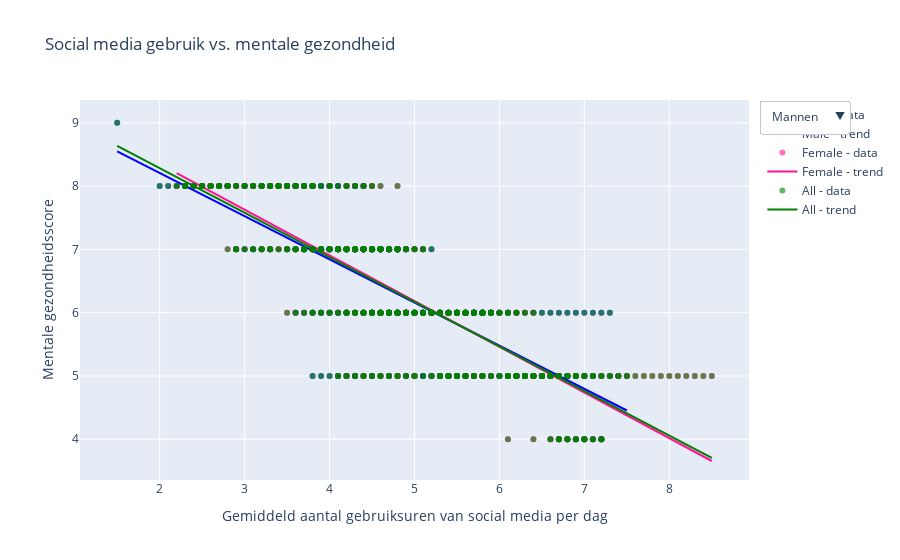

Here is the notebook cell this chart was saved with:
### Markdown cell above
Daarnaast scoren studenten met een hoger dagelijks gebruik vaak lager op mentale gezondheid. Meer gebruik hangt vaak samen met een lagere mentale gezondheidsscore

### Code cell
import pandas as pd
import numpy as np
import plotly.graph_objects as go
import os
import kagglehub

path = kagglehub.dataset_download("adilshamim8/social-media-addiction-vs-relationships")
csv_path = os.path.join(path, "Students Social Media Addiction.csv")
df = pd.read_csv(csv_path)
df = df.dropna(subset=["Avg_Daily_Usage_Hours", "Mental_Health_Score", "Gender"])

genders = ["Male", "Female"]
colors = {"Male": "blue", "Female": "deeppink", "All": "green"}

# Functie om scatter + regressielijn trace te maken
def get_traces(gender=None):
    if gender:
        d = df[df["Gender"] == gender]
        label = gender
    else:
        d = df
        label = "All"

    # Regressielijn berekenen
    x = d["Avg_Daily_Usage_Hours"]
    y = d["Mental_Health_Score"]
    slope, intercept = np.polyfit(x, y, 1)
    x_vals = np.linspace(x.min(), x.max(), 100)
    y_vals = slope * x_vals + intercept

    # Scatter trace
    scatter = go.Scatter(
        x=x, y=y,
        mode='markers',
        name=f"{label} - data",
        marker=dict(color=colors[label], opacity=0.6),
        showlegend=True
    )

    # Lijn trace
    line = go.Scatter(
        x=x_vals, y=y_vals,
        mode='lines',
        name=f"{label} - trend",
        line=dict(color=colors[label], width=2, ),
        showlegend=True
    )

    return scatter, line

# Maak alle traces aan (elk 2: scatter + line)
male_traces = get_traces("Male")
female_traces = get_traces("Female")
all_traces = get_traces(None)
all_plot_traces = [*male_traces, *female_traces, *all_traces]

# Dropdown menu logica
buttons = [
    dict(label="Mannen",
         method="update",
         args=[{"visible": [True, True, False, False, False, False]},
               {"title": "Social media gebruik vs. mentale gezondheid (mannen)"}]),
    dict(label="Vrouwen",
         method="update",
         args=[{"visible": [False, False, True, True, False, False]},
               {"title": "Social media gebruik vs. mentale gezondheid (vrouwen)"}]),
    dict(label="Iedereen",
         method="update",
         args=[{"visible": [False, False, False, False, True, True]},
               {"title": "Social media gebruik vs. mentale gezondheid (alle studenten)"}])
]

# Plot figuur
fig = go.Figure(data=all_plot_traces)

fig.update_layout(
    title="Social media gebruik vs. mentale gezondheid",
    xaxis_title="Gemiddeld aantal gebruiksuren van social media per dag",
    yaxis_title="Mentale gezondheidsscore",
    updatemenus=[dict(active=0, buttons=buttons, x=1.15)]
)

fig.show()

### Figure 1 — Plotly figure (JSON) as saved in the notebook; plotly's stock layout.template omitted (floating-point values rounded to 4 significant figures; data arrays with more than 128 entries replaced by an {"elided": "..."} marker saying what was removed)
{"data": [{"marker": {"color": "blue", "opacity": 0.6}, "mode": "markers", "name": "Male - data", "showlegend": true, "type": "scatter", "x": {"elided": "352 float values"}, "y": {"elided": "352 int values"}}, {"line": {"color": "blue", "width": 2}, "mode": "lines", "name": "Male - trend", "showlegend": true, "type": "scatter", "x": [1.5, 1.561, 1.621, 1.682, 1.742, 1.803, 1.864, 1.924, 1.985, 2.045, 2.106, 2.167, 2.227, 2.288, 2.348, 2.409, 2.47, 2.53, 2.591, 2.652, 2.712, 2.773, 2.833, 2.894, 2.955, 3.015, 3.076, 3.136, 3.197, 3.258, 3.318, 3.379, 3.439, 3.5, 3.561, 3.621, 3.682, 3.742, 3.803, 3.864, 3.924, 3.985, 4.045, 4.106, 4.167, 4.227, 4.288, 4.348, 4.409, 4.47, 4.53, 4.591, 4.652, 4.712, 4.773, 4.833, 4.894, 4.955, 5.015, 5.076, 5.136, 5.197, 5.258, 5.318, 5.379, 5.439, 5.5, 5.561, 5.621, 5.682, 5.742, 5.803, 5.864, 5.924, 5.985, 6.045, 6.106, 6.167, 6.227, 6.288, 6.348, 6.409, 6.47, 6.53, 6.591, 6.652, 6.712, 6.773, 6.833, 6.894, 6.955, 7.015, 7.076, 7.136, 7.197, 7.258, 7.318, 7.379, 7.439, 7.5], "y": [8.548, 8.507, 8.465, 8.424, 8.382, 8.341, 8.3, 8.258, 8.217, 8.176, 8.134, 8.093, 8.052, 8.01, 7.969, 7.928, 7.886, 7.845, 7.804, 7.762, 7.721, 7.679, 7.638, 7.597, 7.555, 7.514, 7.473, 7.431, 7.39, 7.349, 7.307, 7.266, 7.225, 7.183, 7.142, 7.101, 7.059, 7.018, 6.976, 6.935, 6.894, 6.852, 6.811, 6.77, 6.728, 6.687, 6.646, 6.604, 6.563, 6.522, 6.48, 6.439, 6.398, 6.356, 6.315, 6.273, 6.232, 6.191, 6.149, 6.108, 6.067, 6.025, 5.984, 5.943, 5.901, 5.86, 5.819, 5.777, 5.736, 5.695, 5.653, 5.612, 5.57, 5.529, 5.488, 5.446, 5.405, 5.364, 5.322, 5.281, 5.24, 5.198, 5.157, 5.116, 5.074, 5.033, 4.992, 4.95, 4.909, 4.867, 4.826, 4.785, 4.743, 4.702, 4.661, 4.619, 4.578, 4.537, 4.495, 4.454]}, {"marker": {"color": "deeppink", "opacity": 0.6}, "mode": "markers", "name": "Female - data", "showlegend": true, "type": "scatter", "x": {"elided": "353 float values"}, "y": {"elided": "353 int values"}}, {"line": {"color": "deeppink", "width": 2}, "mode": "lines", "name": "Female - trend", "showlegend": true, "type": "scatter", "x": [2.2, 2.264, 2.327, 2.391, 2.455, 2.518, 2.582, 2.645, 2.709, 2.773, 2.836, 2.9, 2.964, 3.027, 3.091, 3.155, 3.218, 3.282, 3.345, 3.409, 3.473, 3.536, 3.6, 3.664, 3.727, 3.791, 3.855, 3.918, 3.982, 4.045, 4.109, 4.173, 4.236, 4.3, 4.364, 4.427, 4.491, 4.555, 4.618, 4.682, 4.745, 4.809, 4.873, 4.936, 5.0, 5.064, 5.127, 5.191, 5.255, 5.318, 5.382, 5.445, 5.509, 5.573, 5.636, 5.7, 5.764, 5.827, 5.891, 5.955, 6.018, 6.082, 6.145, 6.209, 6.273, 6.336, 6.4, 6.464, 6.527, 6.591, 6.655, 6.718, 6.782, 6.845, 6.909, 6.973, 7.036, 7.1, 7.164, 7.227, 7.291, 7.355, 7.418, 7.482, 7.545, 7.609, 7.673, 7.736, 7.8, 7.864, 7.927, 7.991, 8.055, 8.118, 8.182, 8.245, 8.309, 8.373, 8.436, 8.5], "y": [8.206, 8.16, 8.114, 8.068, 8.022, 7.976, 7.93, 7.884, 7.838, 7.792, 7.746, 7.7, 7.654, 7.608, 7.562, 7.516, 7.47, 7.424, 7.378, 7.332, 7.287, 7.241, 7.195, 7.149, 7.103, 7.057, 7.011, 6.965, 6.919, 6.873, 6.827, 6.781, 6.735, 6.689, 6.643, 6.597, 6.551, 6.505, 6.459, 6.413, 6.367, 6.321, 6.276, 6.23, 6.184, 6.138, 6.092, 6.046, 6.0, 5.954, 5.908, 5.862, 5.816, 5.77, 5.724, 5.678, 5.632, 5.586, 5.54, 5.494, 5.448, 5.402, 5.356, 5.31, 5.265, 5.219, 5.173, 5.127, 5.081, 5.035, 4.989, 4.943, 4.897, 4.851, 4.805, 4.759, 4.713, 4.667, 4.621, 4.575, 4.529, 4.483, 4.437, 4.391, 4.345, 4.299, 4.254, 4.208, 4.162, 4.116, 4.07, 4.024, 3.978, 3.932, 3.886, 3.84, 3.794, 3.748, 3.702, 3.656]}, {"marker": {"color": "green", "opacity": 0.6}, "mode": "markers", "name": "All - data", "showlegend": true, "type": "scatter", "x": {"elided": "705 float values"}, "y": {"elided": "705 int values"}}, {"line": {"color": "green", "width": 2}, "mode": "lines", "name": "All - trend", "showlegend": true, "type": "scatter", "x": [1.5, 1.571, 1.641, 1.712, 1.783, 1.854, 1.924, 1.995, 2.066, 2.136, 2.207, 2.278, 2.348, 2.419, 2.49, 2.561, 2.631, 2.702, 2.773, 2.843, 2.914, 2.985, 3.056, 3.126, 3.197, 3.268, 3.338, 3.409, 3.48, 3.551, 3.621, 3.692, 3.763, 3.833, 3.904, 3.975, 4.045, 4.116, 4.187, 4.258, 4.328, 4.399, 4.47, 4.54, 4.611, 4.682, 4.753, 4.823, 4.894, 4.965, 5.035, 5.106, 5.177, 5.247, 5.318, 5.389, 5.46, 5.53, 5.601, 5.672, 5.742, 5.813, 5.884, 5.955, 6.025, 6.096, 6.167, 6.237, 6.308, 6.379, 6.449, 6.52, 6.591, 6.662, 6.732, 6.803, 6.874, 6.944, 7.015, 7.086, 7.157, 7.227, 7.298, 7.369, 7.439, 7.51, 7.581, 7.652, 7.722, 7.793, 7.864, 7.934, 8.005, 8.076, 8.146, 8.217, 8.288, 8.359, 8.429, 8.5], "y": [8.634, 8.584, 8.534, 8.484, 8.435, 8.385, 8.335, 8.285, 8.236, 8.186, 8.136, 8.086, 8.036, 7.987, 7.937, 7.887, 7.837, 7.788, 7.738, 7.688, 7.638, 7.588, 7.539, 7.489, 7.439, 7.389, 7.34, 7.29, 7.24, 7.19, 7.14, 7.091, 7.041, 6.991, 6.941, 6.892, 6.842, 6.792, 6.742, 6.692, 6.643, 6.593, 6.543, 6.493, 6.444, 6.394, 6.344, 6.294, 6.244, 6.195, 6.145, 6.095, 6.045, 5.996, 5.946, 5.896, 5.846, 5.796, 5.747, 5.697, 5.647, 5.597, 5.548, 5.498, 5.448, 5.398, 5.348, 5.299, 5.249, 5.199, 5.149, 5.1, 5.05, 5.0, 4.95, 4.9, 4.851, 4.801, 4.751, 4.701, 4.651, 4.602, 4.552, 4.502, 4.452, 4.403, 4.353, 4.303, 4.253, 4.203, 4.154, 4.104, 4.054, 4.004, 3.955, 3.905, 3.855, 3.805, 3.755, 3.706]}], "layout": {"title": {"text": "Social media gebruik vs. mentale gezondheid"}, "updatemenus": [{"active": 0, "buttons": [{"args": [{"visible": [true, true, false, false, false, false]}, {"title": "Social media gebruik vs. mentale gezondheid (mannen)"}], "label": "Mannen", "method": "update"}, {"args": [{"visible": [false, false, true, true, false, false]}, {"title": "Social media gebruik vs. mentale gezondheid (vrouwen)"}], "label": "Vrouwen", "method": "update"}, {"args": [{"visible": [false, false, false, false, true, true]}, {"title": "Social media gebruik vs. mentale gezondheid (alle studenten)"}], "label": "Iedereen", "method": "update"}], "x": 1.15}], "xaxis": {"title": {"text": "Gemiddeld aantal gebruiksuren van social media per dag"}}, "yaxis": {"title": {"text": "Mentale gezondheidsscore"}}}}
